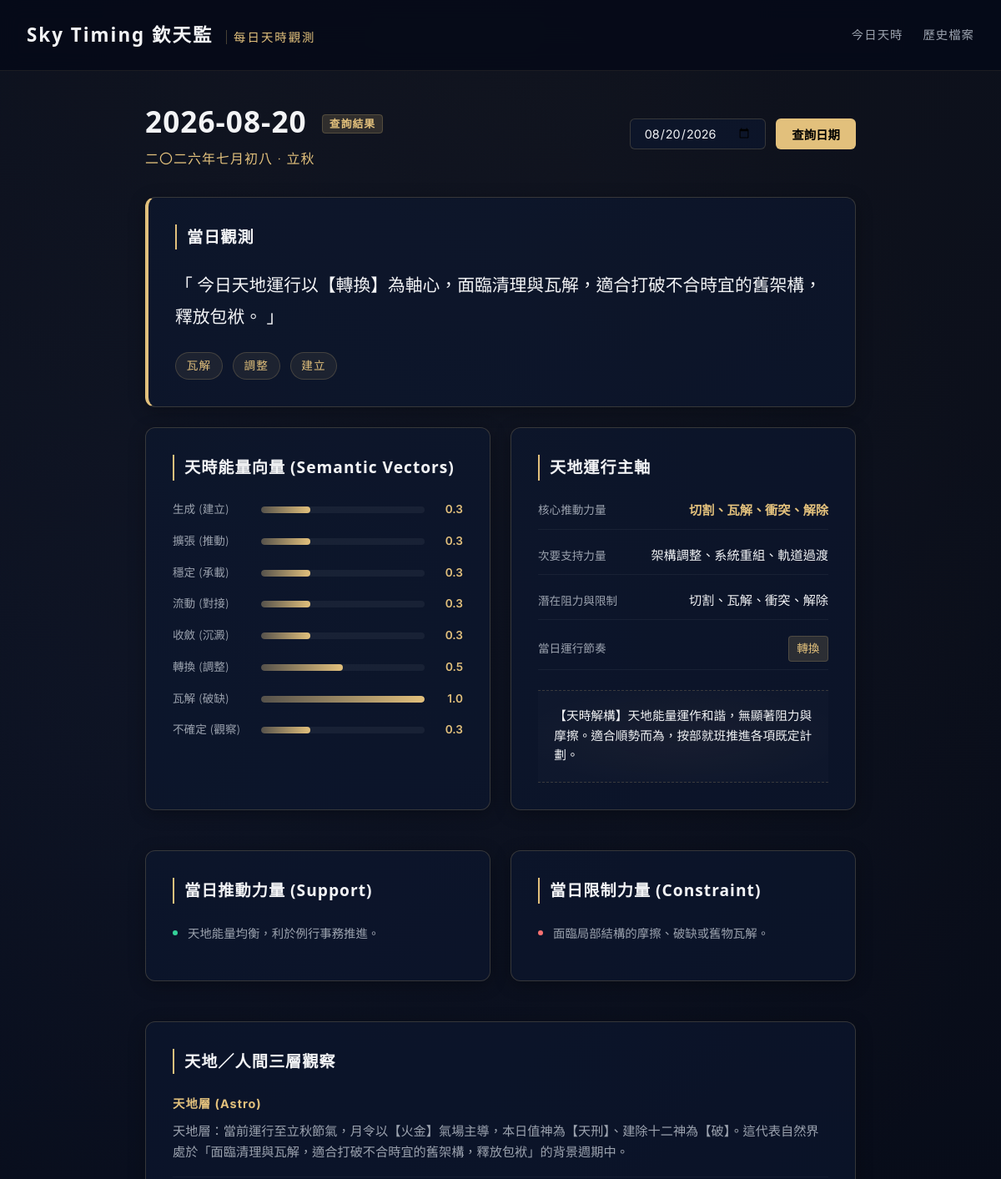
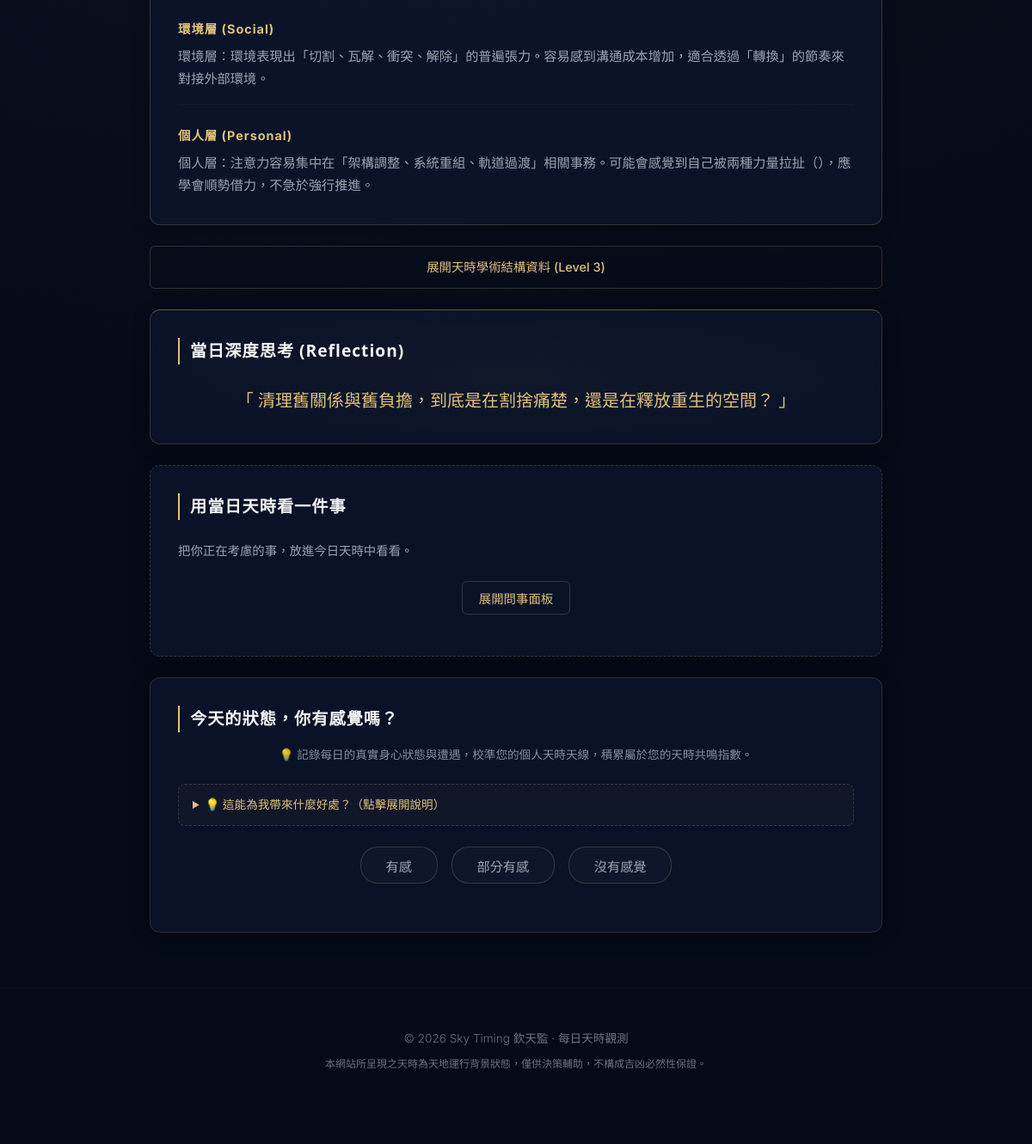
The app's page /date/2026-08-20 with its own data (2 pictures, top to bottom).
### tables this page shows
CREATE TABLE daily_states (
            id INTEGER PRIMARY KEY AUTOINCREMENT,
            date TEXT NOT NULL,
            timezone TEXT NOT NULL,
            city TEXT NOT NULL,
            raw_timing_data TEXT NOT NULL,
            semantic_vectors TEXT NOT NULL,
            primary_force TEXT NOT NULL,
            secondary_force TEXT NOT NULL,
            constraint_force TEXT NOT NULL,
            daily_rhythm TEXT NOT NULL,
            daily_summary TEXT NOT NULL,
            reflection_question TEXT NOT NULL,
            created_at TEXT NOT NULL,
            UNIQUE(date, timezone, city)
        );

### app.py (the view)
@app.get("/date/{date_str}", response_class=HTMLResponse)
def read_date(request: Request, date_str: str):
    try:
        datetime.strptime(date_str, "%Y-%m-%d")
    except ValueError:
        raise HTTPException(status_code=400, detail="Invalid date format. Use YYYY-MM-DD.")
    state = get_or_create_state(date_str)
    return templates.TemplateResponse(request=request, name="date.html", context={"request": request, "state": state})

### templates/date.html (shortened to what this page needs)
<!DOCTYPE html>
<html lang="zh-TW">
<head>
    <link rel="stylesheet" href="/static/style.css">
</head>
<body>
    <header class="app-header">
        <div class="logo">Sky Timing 欽天監 <span>每日天時觀測</span></div>
        <nav class="app-nav">
            <a href="/">今日天時</a>
            <a href="/archive">歷史檔案</a>
        </nav>
    </header>
    <main class="container">
        <section class="date-selector-section">
            <div class="current-date-info">
                <h1>{{ state.date }} <span class="date-badge">查詢結果</span></h1>
                <p class="lunar-calendar-text">{{ state.raw_timing_data.lunar_date }} · {{ state.raw_timing_data.solar_term }}</p>
            </div>
            <div class="selector-controls">
                <input type="date" id="dateQuery" value="{{ state.date }}">
                <button onclick="queryDate()" class="btn-gold">查詢日期</button>
            </div>
        </section>
        <section class="card one-liner-card">
            <h2>當日觀測</h2>
            <p class="one-liner-text">「 {{ state.content.one_liner }} 」</p>
            <div class="keywords-row">
                {% for kw in state.content.keywords %}
                <span class="keyword-tag">{{ kw }}</span>
                {% endfor %}
            </div>
        </section>
        <section class="grid-2">
            <div class="card">
                <h2>天時能量向量 (Semantic Vectors)</h2>
                <div class="vector-chart">
                    {% for name, val in state.formatted_vectors.items() %}
                    <div class="vector-bar-row">
                        <span class="vector-label">{{ name }}</span>
                        <div class="bar-container">
                            <div class="bar-fill" style="width: {{ val * 100 }}%"></div>
                        </div>
                        <span class="vector-value">{{ val }}</span>
                    </div>
                    {% endfor %}
                </div>
            </div>
            <div class="card">
                <h2>天地運行主軸</h2>
                <div class="forces-info">
                    <div class="force-item">
                        <span class="force-title">核心推動力量</span>
                        <span class="force-val gold-text">{{ state.primary_force }}</span>
                    </div>
                    <div class="force-item">
                        <span class="force-title">次要支持力量</span>
                        <span class="force-val">{{ state.secondary_force }}</span>
                    </div>
                    <div class="force-item">
                        <span class="force-title">潛在阻力與限制</span>
                        <span class="force-val">{{ state.constraint_force }}</span>
                    </div>
                    <div class="force-item">
                        <span class="force-title">當日運行節奏</span>
                        <span class="force-val rhythm-badge">{{ state.daily_rhythm }}</span>
                    </div>
                </div>
                {% if state.content.synthesis %}
                <div class="synthesis-block">
                    <p class="synthesis-text">{{ state.content.synthesis }}</p>
                </div>
                {% endif %}
            </div>
        </section>
        <section class="grid-2">
            <div class="card support-card">
                <h2>當日推動力量 (Support)</h2>
                <ul class="clean-list">
                    {% for p in state.content.support_points %}
                    <li><span class="dot-green"></span> {{ p }}</li>
                    {% endfor %}
                </ul>
            </div>
            <div class="card constraint-card">
                <h2>當日限制力量 (Constraint)</h2>
                <ul class="clean-list">
                    {% for p in state.content.risk_points %}
                    <li><span class="dot-red"></span> {{ p }}</li>
                    {% endfor %}
                </ul>
            </div>
        </section>
        <section class="card">
            <h2>天地／人間三層觀察</h2>
            <div class="observation-tiers">
                <div class="tier-block">
                    <h3>天地層 (Astro)</h3>
                    <p>{{ state.content.tian_obs }}</p>
                </div>
                <div class="tier-block">
                    <h3>環境層 (Social)</h3>
                    <p>{{ state.content.group_obs }}</p>
                </div>
                <div class="tier-block">
                    <h3>個人層 (Personal)</h3>
                    <p>{{ state.content.person_obs }}</p>
                </div>
            </div>
        </section>
        <details class="astro-details-fold">
            <summary class="btn-outline fold-summary">展開天時學術結構資料 (Level 3)</summary>
        </details>
        <section class="card question-card">
            <h2>當日深度思考 (Reflection)</h2>
            <p class="question-text">「 {{ state.reflection_question }} 」</p>
        </section>
        <section class="card ask-section">
            <h2>用當日天時看一件事</h2>
            <p class="section-desc">把你正在考慮的事，放進今日天時中看看。</p>
            <div class="ask-trigger-container">
                <button onclick="toggleAskForm()" class="btn-outline">展開問事面板</button>
            </div>
        </section>
        <section class="card feedback-section">
            <h2>今天的狀態，你有感覺嗎？</h2>
            <p class="feedback-subtitle">💡 記錄每日的真實身心狀態與遭遇，校準您的個人天時天線，積累屬於您的天時共鳴指數。</p>
            <details class="feedback-guide">
                <summary>💡 這能為我帶來什麼好處？（點擊展開說明）</summary>
            </details>
            <div class="feedback-buttons">
                <button type="button" class="btn-feedback" id="btn-resonant" onclick="selectReaction('resonant')">有感</button>
                <button type="button" class="btn-feedback" id="btn-partial" onclick="selectReaction('partial')">部分有感</button>
                <button type="button" class="btn-feedback" id="btn-not_resonant" onclick="selectReaction('not_resonant')">沒有感覺</button>
            </div>
        </section>
    </main>
    <footer class="app-footer">
        <p>© 2026 Sky Timing 欽天監 · 每日天時觀測</p>
        <p class="footer-notice">本網站所呈現之天時為天地運行背景狀態，僅供決策輔助，不構成吉凶必然性保證。</p>
    </footer>
</body>
</html>

### records on screen
daily_states: date "2026-08-20", date "08/20/2026", primary_force "切割、瓦解、衝突、解除", secondary_force "架構調整、系統重組、軌道過渡", constraint_force "切割、瓦解、衝突、解除", daily_rhythm "轉換", reflection_question "清理舊關係與舊負擔，到底是在割捨痛楚，還是在釋放重生的空間？"

### other values on screen
{{ state.raw_timing_data.lunar_date }} "二〇二六年七月初八"
{{ state.raw_timing_data.solar_term }} "立秋"
{{ state.content.one_liner }} "今日天地運行以【轉換】為軸心，面臨清理與瓦解，適合打破不合時宜的舊架構，釋放包袱。"
{{ kw }} "瓦解" "調整" "建立"
{{ name }} "生成 (建立)" "擴張 (推動)" "穩定 (承載)" "流動 (對接)" "收斂 (沉澱)" "轉換 (調整)" "瓦解 (破缺)" "不確定 (觀察)"
{{ val }} "0.3" "0.3" "0.3" "0.3" "0.3" "0.5" "1.0" "0.3"
{{ state.content.synthesis }} "【天時解構】天地能量運作和諧，無顯著阻力與摩擦。適合順勢而為，按部就班推進各項既定計劃。"
{{ p }} "天地能量均衡，利於例行事務推進。"
{{ p }} "面臨局部結構的摩擦、破缺或舊物瓦解。"
{{ state.content.tian_obs }} "天地層：當前運行至立秋節氣，月令以【火金】氣場主導，本日值神為【天刑】、建除十二神為【破】。這代表自然界處於「面臨清理與瓦解，適合打破不合時宜的舊架構，釋放包袱」的背景週期中。"
{{ state.content.group_obs }} "環境層：環境表現出「切割、瓦解、衝突、解除」的普遍張力。容易感到溝通成本增加，適合透過「轉換」的節奏來對接外部環境。"
{{ state.content.person_obs }} "個人層：注意力容易集中在「架構調整、系統重組、軌道過渡」相關事務。可能會感覺到自己被兩種力量拉扯（），應學會順勢借力，不急於強行推進。"
